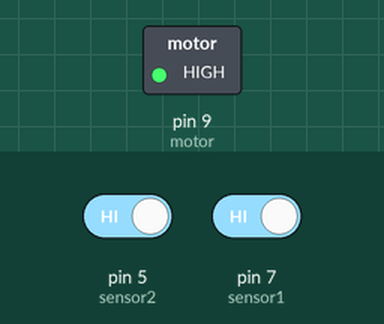
The sketch below on a simulated Arduino Uno, built with avr-gcc and run on an emulated ATmega328P. Shown: switched loads named in the sketch (green lamp = pin HIGH). The test bench sets the inputs (shaded band); at power-on: pin 5 (sensor2) HIGH, pin 7 (sensor1) HIGH.

Above: at 1.2 s.
1.3 s: pin 5 (sensor2) driven LOW and pin 7 (sensor1) driven LOW
At 2.5 s:
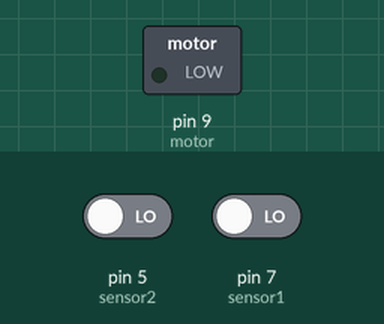
2.8 s: pin 5 (sensor2) driven HIGH
At 3.7 s:
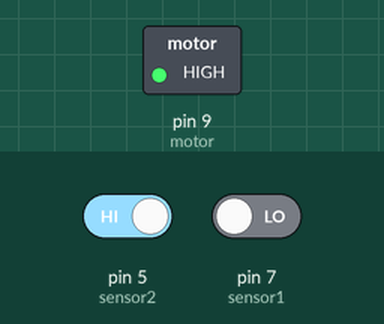
4.3 s: pin 5 (sensor2) driven LOW
At 4.9 s:
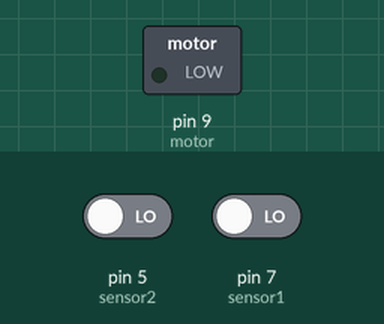
Timing chart, 0 to 7.3 s (numbered marks = the images above; inputs shaded):
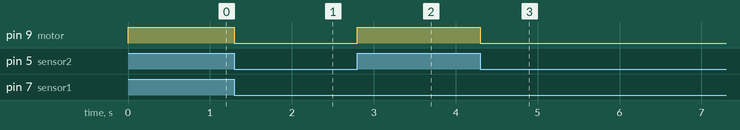

Measured:
- after the input at 1.3 s, pin 9 (motor): HIGH → LOW at once
- after the input at 2.8 s, pin 9 (motor): LOW → HIGH at once
- after the input at 4.3 s, pin 9 (motor): HIGH → LOW at once

The sketch:

step1.ino
```cpp
int motor = 9; //모터 9번핀으로 제어
int sensor1 = 7; //포터센서1 7번핀으로 제어
int sensor2 = 5; //포터센서2 5번핀으로 제어

void setup()  {
  pinMode(motor, OUTPUT);
  pinMode(sensor1, INPUT_PULLUP);
  pinMode(sensor2, INPUT_PULLUP); //센서사용/인풋_풀업
}

void loop()  {

  bool sensorValue1 = digitalRead(sensor1);
  bool sensorValue2 = digitalRead(sensor2);

  if ((sensorValue1 == HIGH || sensorValue2 == HIGH)) { //센서에 감지됐을때 모터작동
    digitalWrite(motor , HIGH);
  }
  else //그외에는 모터멈춤
    digitalWrite(motor , LOW);
}
```
